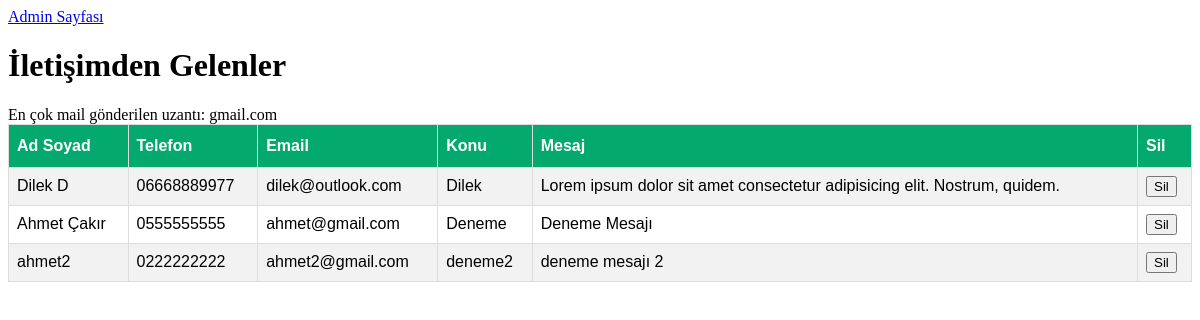
Screenshot of /panel.php with the database file from the repository.
### tables this page shows
CREATE TABLE `iletisim` (
  `id` int NOT NULL,
  `adsoyad` varchar(30) NOT NULL,
  `telefon` varchar(11) NOT NULL,
  `email` varchar(25) NOT NULL,
  `konu` varchar(35) NOT NULL,
  `mesaj` varchar(250) NOT NULL
);

### panel.php (the view, shortened to what this page needs)
<!DOCTYPE html>
<html lang="tr">
<head>
</head>
<body>
<section id="menu">
        <nav>
            <a href="admin.php"><i class="fa-solid fa-house-user ikon"></i>Admin Sayfası</a>
        </nav>
    </section>
<h1>İletişimden Gelenler</h1>
<table id="customers">
  <tr>
    <th>Ad Soyad</th>
    <th>Telefon</th>
    <th>Email</th>
    <th>Konu</th>
    <th>Mesaj</th>
    <th>Sil</th>
  </tr>
  <?php
$dsn = "mysql:host=localhost;dbname=hastane";
$username = "root";
$password = "secret";
try {
  $db = new PDO($dsn, $username, $password);
  $db->setAttribute(PDO::ATTR_ERRMODE, PDO::ERRMODE_EXCEPTION);
} catch (PDOException $e) {
  echo "Error: " . $e->getMessage();
}
$stmt = $db->query("SELECT id, adsoyad, telefon, email, konu, mesaj FROM iletisim");
$results = $stmt->fetchAll();
foreach ($results as $row): ?>
  <tr>
    <td><?php echo $row['adsoyad']; ?></td>
    <td><?php echo $row['telefon']; ?></td>
    <td><?php echo $row['email']; ?></td>
    <td><?php echo $row['konu']; ?></td>
    <td><?php echo $row['mesaj']; ?></td>
    <td>
      <form action="delete.php" method="post">
        <input type="submit" value="Sil">
      </form>
    </td>
  </tr>
<?php endforeach; ?>
</table>
</body>
</html>

### panel.php (style rules this page uses)
#customers { font-family: Arial, Helvetica, sans-serif; border-collapse: collapse; width: 100%; }
#customers td, #customers th { border: 1px solid #ddd; padding: 8px; }
#customers tr:nth-child(even) { background-color: #f2f2f2; }
#customers th { padding-top: 12px; padding-bottom: 12px; text-align: left; background-color: #04AA6D; color: white; }

### rows the page displays
iletisim: adsoyad "Dilek D", telefon "06668889977", email "dilek@outlook.com", konu "Dilek", mesaj "Lorem ipsum dolor sit amet consectetur adipisicing elit. Nostrum, quidem."
iletisim: adsoyad "Ahmet Çakır", telefon "0555555555", email "ahmet@gmail.com", konu "Deneme", mesaj "Deneme Mesajı"
iletisim: adsoyad "ahmet2", telefon "0222222222", email "ahmet2@gmail.com", konu "deneme2", mesaj "deneme mesajı 2"
